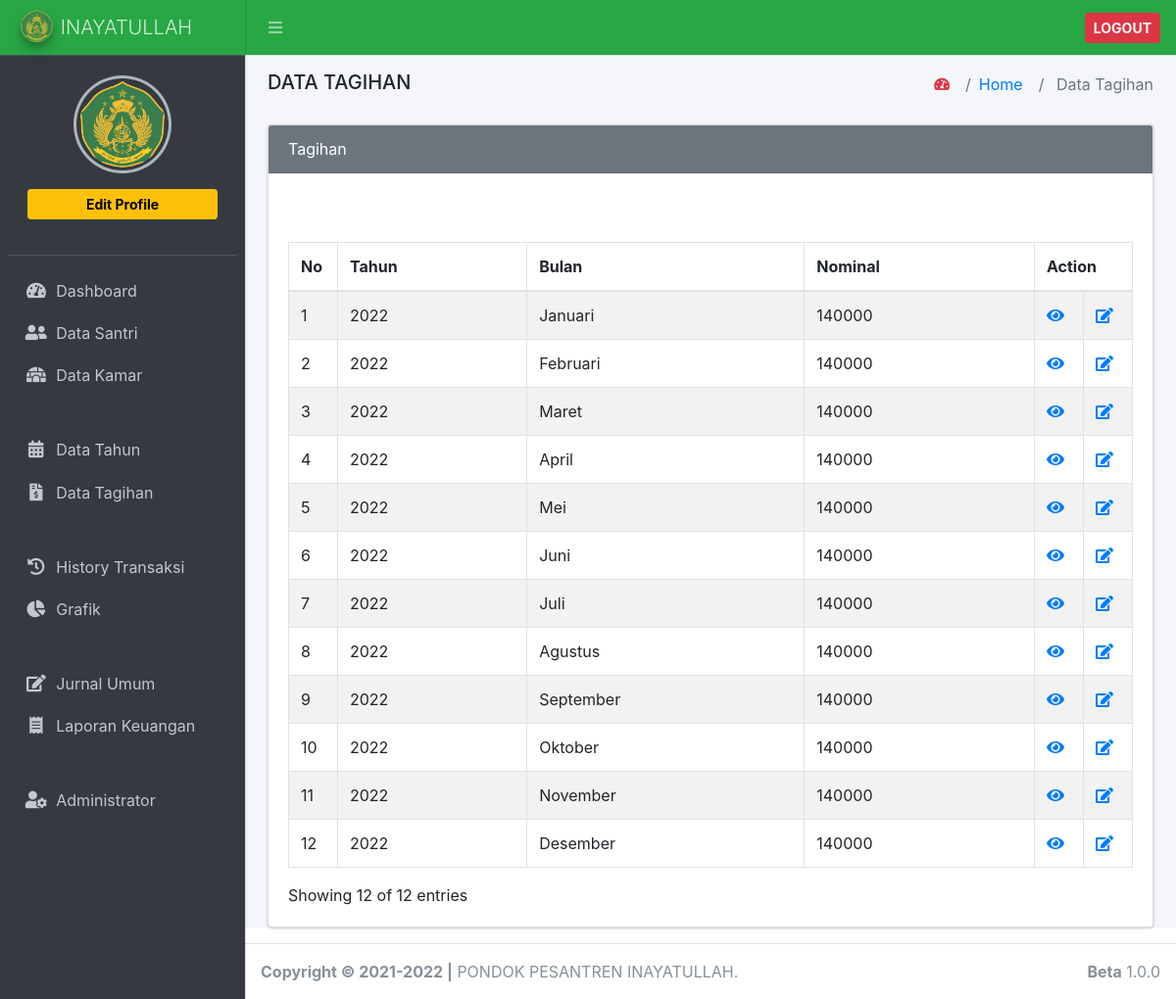
Page /index.php/data_tagihan on the committed database.
### tables this page shows
CREATE TABLE `tb_data_tagihan` (
  `id` int(11) NOT NULL,
  `id_tahun` int(11) NOT NULL,
  `id_bulan` int(11) NOT NULL,
  `nominal` varchar(200) NOT NULL
);

CREATE TABLE `tb_tahun` (
  `id_tahun` int(11) NOT NULL,
  `nama_tahun` varchar(200) NOT NULL,
  `nominal_tagihan` varchar(200) NOT NULL
);

CREATE TABLE `tb_bulan` (
  `id_bulan` int(11) NOT NULL,
  `nama_bulan` varchar(100) NOT NULL
);

### application/controllers/Data_tagihan.php (called while the page is built, shortened)
<?php
class Data_tagihan extends CI_Controller
{
	public function __construct()
	{
		$this->load->model('m_data_tagihan');
		$this->load->library('form_validation');
	}
	public function index()
	{
		$this->load->library('pagination');
		$config['base_url'] = 'http://localhost/spp_inay/data_tagihan/index/';
		$config['total_rows'] = $this->m_data_tagihan->count_search_data();
		$config['per_page'] = 12;
		$config['start'] = $this->uri->segment(3);
		$config["full_tag_open"] = ' <nav><ul class="pagination justify-content-end">';
		$config["full_tag_close"] = '</ul></nav>';
		$config['first_link'] = 'First';
		$config["first_tag_open"] = '<li class="page-item">';
		$config["first_tag_close"] = '</li>';
		$config['last_link'] = 'Last';
		$config["last_tag_open"] = '<li class="page-item">';
		$config["last_tag_close"] = '</li>';
		$config['prev_link'] = '&laquo';
		$config["prev_tag_open"] = '<li class="page-item">';
		$config["prev_tag_close"] = '</li>';
		$config['next_link'] = '&raquo;';
		$config["next_tag_open"] = '<li>';
		$config["next_tag_close"] = '</li>';
		$config["cur_tag_open"] = "<li class='page-item active'><a class='page-link' href='#'>";
		$config["cur_tag_close"] = "</a></li>";
		$config["num_tag_open"] = "<li class='page-item'>";
		$config["num_tag_close"] = "</li>";
		$config["attributes"] = array('class' => 'page-link');
		$config["num_links"] = 1;
		$this->pagination->initialize($config);
		$pagination_link = $this->pagination->create_links();
			$data_tagihan = $this->m_data_tagihan->get_all_data($config['per_page'], $config['start']);
		$data = [
			'title' => 'Data Tagihan',
			'isi' => 'data_tagihan/index',
			'data_tagihan' => $data_tagihan,
			'start' => $this->uri->segment(3),
			'pagination' => $pagination_link,
			'jumlah_data' => $this->m_data_tagihan->count_search_data(),
		];
		return $this->load->view('master/index', $data);
	}
}

### index.php (called while the page is built, shortened)
<?php
require_once BASEPATH.'core/CodeIgniter.php';

### application/config/config.php (called while the page is built, shortened)
<?php
$config['base_url'] = 'http://localhost/spp_inay/';
$config['index_page'] = '';
$config['uri_protocol']    = 'REQUEST_URI';
$config['url_suffix'] = '';
$config['language']    = 'english';
$config['charset'] = 'UTF-8';
$config['enable_hooks'] = FALSE;
$config['subclass_prefix'] = 'MY_';
$config['composer_autoload'] = FALSE;
$config['permitted_uri_chars'] = 'a-z 0-9~%.:_\-';
$config['enable_query_strings'] = FALSE;
$config['controller_trigger'] = 'c';
$config['function_trigger'] = 'm';
$config['directory_trigger'] = 'd';
$config['allow_get_array'] = TRUE;
$config['log_threshold'] = 0;
$config['log_path'] = '';
$config['log_file_extension'] = '';
$config['log_file_permissions'] = 0644;
$config['log_date_format'] = 'Y-m-d H:i:s';
$config['error_views_path'] = '';
$config['cache_path'] = '';
$config['cache_query_string'] = FALSE;
$config['encryption_key'] = '';
$config['sess_driver'] = 'files';
$config['sess_cookie_name'] = 'ci_session';
$config['sess_expiration'] = 7200;
$config['sess_save_path'] = NULL;
$config['sess_match_ip'] = FALSE;
$config['sess_time_to_update'] = 300;
$config['sess_regenerate_destroy'] = FALSE;
$config['cookie_prefix']    = '';
$config['cookie_domain']    = '';
$config['cookie_path']        = '/';
$config['cookie_secure']    = FALSE;
$config['cookie_httponly']     = FALSE;
$config['standardize_newlines'] = FALSE;
$config['global_xss_filtering'] = FALSE;
$config['csrf_protection'] = FALSE;
$config['csrf_token_name'] = 'csrf_test_name';
$config['csrf_cookie_name'] = 'csrf_cookie_name';
$config['csrf_expire'] = 7200;
$config['csrf_regenerate'] = TRUE;
$config['csrf_exclude_uris'] = array();
$config['compress_output'] = FALSE;
$config['time_reference'] = 'local';
$config['rewrite_short_tags'] = FALSE;
$config['proxy_ips'] = '';

### application/models/m_data_tagihan.php (called while the page is built, shortened)
<?php
class m_data_tagihan extends CI_Model
{
	public function get_all_data($limit, $start)
	{
		$this->db->join('tb_tahun', 'tb_data_tagihan.id_tahun = tb_tahun.id_tahun');
		$this->db->join('tb_bulan', 'tb_data_tagihan.id_bulan = tb_bulan.id_bulan');
		$this->db->order_by('nama_tahun', 'ASC');
		$this->db->order_by('tb_bulan.id_bulan', 'ASC');
		return $this->db->get('tb_data_tagihan', $limit, $start)->result();
	}
	public function count_search_data()
	{
		return $this->db->get('tb_data_tagihan')->num_rows();
	}
}

### application/views/data_tagihan/index.php (the view, shortened to what this page needs)
<div class="card card-secondary">
    <div class="card-header">
    Tagihan
    </div>
    <div class="card-body">
        <div id="example1_wrapper" class="dataTables_wrapper dt-bootstrap4">
            <div class="row d-flex">
                <div class="col-6">
                </div>
                <div class="col-6">
                </div>
            </div>
            <br>
            <div class="row d-flex">
                <div class="col-9">
                </div>
                <div class="col-3">
                </div>
            </div>
            <br>
            <div class="row">
                <div class="col-sm-12">
                    <table id="example1" class="table table-bordered table-striped dataTable" role="grid" aria-describedby="example1_info">
                        <thead>
                            <tr role="row">
                                <th class="sorting_asc" tabindex="0" aria-controls="example1" rowspan="1" colspan="1" aria-sort="ascending" aria-label="No: activate to sort column descending">No</th>
                                <th class="sorting" tabindex="0" aria-controls="example1" rowspan="1" colspan="1" aria-label="Nama: activate to sort column ascending">Tahun</th>
                                <th class="sorting" tabindex="0" aria-controls="example1" rowspan="1" colspan="1" aria-label="Nama: activate to sort column ascending">Bulan</th>
                                <th class="sorting" tabindex="0" aria-controls="example1" rowspan="1" colspan="1" aria-label="Nama: activate to sort column ascending">Nominal</th>
                                <th class="sorting" tabindex="0" aria-controls="example1" rowspan="1" colspan="3" aria-label="Nama: activate to sort column ascending">Action</th>
                            </tr>
                        </thead>
                        <tbody>
                            <?php
                            $no = 0;
                            foreach ($data_tagihan as $ds) {
                                $no++ ?>
                                <tr role="row" class="odd">
                                    <td width="50"><?= ++$start ?></td>
                                    <td><?= $ds->nama_tahun; ?></td>
                                    <td><?= $ds->nama_bulan; ?></td>
                                    <td><?= $ds->nominal; ?></td>
                                    <td width="50">
                                        <a class="text-primary" data-toggle="tooltip" data-placement="top" title="Detail" href="<?= base_url('data_tagihan/detail/') ?><?= $ds->id ?>"><i class="fa fa-eye"></i></a>
                                    </td>
                                    <td width="50">
                                        <a class="text-primary" data-toggle="tooltip" data-placement="top" title="Edit" href="<?= base_url('data_tagihan/edit/') ?><?= $ds->id ?>"><i class="fa fa-edit"></i></a>
                                    </td>
                                </tr>
                            <?php } ?>
                        </tbody>
                    </table>
                </div>
            </div>
            <div class="row">
                <div class="col-sm-12 col-md-5">
                    <div class="dataTables_info" id="example1_info" role="status" aria-live="polite">Showing <?= $no; ?> of <?= $jumlah_data; ?> entries</div>
                </div>
                <div class="col-sm-12 col-md-7 float-right">
                </div>
            </div>
        </div>
    </div>
</div>

### rows in the picture
tb_data_tagihan: id_tahun.nama_tahun "2022", id_bulan.nama_bulan "Januari", nominal "140000"
tb_data_tagihan: id_tahun.nama_tahun "2022", id_bulan.nama_bulan "Februari", nominal "140000"
tb_data_tagihan: id_tahun.nama_tahun "2022", id_bulan.nama_bulan "Maret", nominal "140000"
tb_data_tagihan: id_tahun.nama_tahun "2022", id_bulan.nama_bulan "April", nominal "140000"
tb_data_tagihan: id_tahun.nama_tahun "2022", id_bulan.nama_bulan "Mei", nominal "140000"
tb_data_tagihan: id_tahun.nama_tahun "2022", id_bulan.nama_bulan "Juni", nominal "140000"
tb_data_tagihan: id_tahun.nama_tahun "2022", id_bulan.nama_bulan "Juli", nominal "140000"
tb_data_tagihan: id_tahun.nama_tahun "2022", id_bulan.nama_bulan "Agustus", nominal "140000"
tb_data_tagihan: id_tahun.nama_tahun "2022", id_bulan.nama_bulan "September", nominal "140000"
tb_data_tagihan: id_tahun.nama_tahun "2022", id_bulan.nama_bulan "Oktober", nominal "140000"
tb_data_tagihan: id_tahun.nama_tahun "2022", id_bulan.nama_bulan "November", nominal "140000"
tb_data_tagihan: id_tahun.nama_tahun "2022", id_bulan.nama_bulan "Desember", nominal "140000"

### other values in the picture
$title "DATA TAGIHAN"
$title "Data Tagihan"
$no "12"
$jumlah_data "12"
